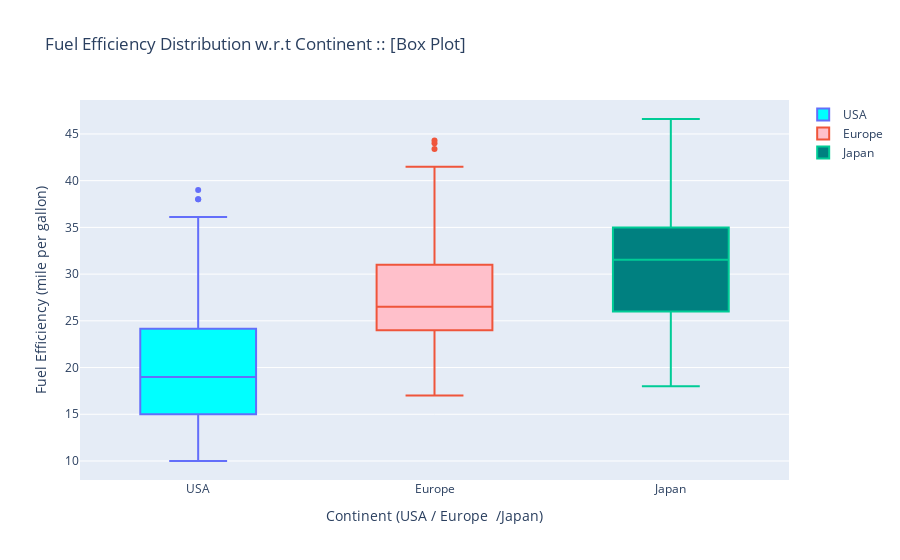

This figure's notebook cell:
### Code cell
# 1 Boxplot 

usa = working_dataset[working_dataset["Continent"]=="USA"]
europe = working_dataset[working_dataset["Continent"]=="Europe"]
japan = working_dataset[working_dataset["Continent"]=="Japan"]

trace = go.Box(y = usa["mpg"],fillcolor="aqua", name= "USA" )
trace1 = go.Box(y = europe["mpg"], fillcolor="pink", name= "Europe" )
trace2 = go.Box(y = japan["mpg"], fillcolor="teal", name= "Japan" )

layout = go.Layout(title="Fuel Efficiency Distribution w.r.t Continent :: [Box Plot]", 
                   yaxis=dict(title="Fuel Efficiency (mile per gallon)"), 
                   xaxis= dict(title="Continent (USA / Europe  /Japan)"))

data=[trace, trace1, trace2]
fig = go.Figure(data = data, layout=layout)
py.iplot(fig)

### Figure 1 — Plotly figure (JSON) as saved in the notebook; plotly's stock layout.template omitted (floating-point values rounded to 4 significant figures; data arrays with more than 128 entries replaced by an {"elided": "..."} marker saying what was removed)
{"data": [{"fillcolor": "aqua", "name": "USA", "type": "box", "y": {"elided": "204 float values"}}, {"fillcolor": "pink", "name": "Europe", "type": "box", "y": [23, 28, 22, 37.3, 20, 34.3, 29, 31.9, 27, 30.5, 28, 20.3, 26, 41.5, 22, 19, 30, 36.4, 27, 25.4, 25, 29.8, 36, 26, 30, 26, 26, 23, 24, 44.3, 43.4, 17, 24, 18, 44, 21, 29, 30, 26, 26, 26, 40.9, 27.2, 34.5, 31.5, 25, 24, 26, 29, 21.6, 36, 19]}, {"fillcolor": "teal", "name": "Japan", "type": "box", "y": [30, 28, 37, 25.4, 32.4, 32, 38, 24.2, 27, 46.6, 36.1, 37, 24, 26, 37.2, 33, 31, 40.8, 31.5, 22, 29.5, 36, 35, 19, 32.8, 32, 19, 32.9, 39.4, 33, 38.1, 24, 34.1, 31.3, 33.5, 32, 31, 21.1, 44.6, 27.2, 38, 27, 31.6, 31, 29, 20, 24, 28, 23.7, 18, 31.8, 36, 37, 22, 24, 26, 20, 33.8, 32.3, 37.7, 29.8, 34.1]}], "layout": {"title": {"text": "Fuel Efficiency Distribution w.r.t Continent :: [Box Plot]"}, "xaxis": {"title": {"text": "Continent (USA / Europe  /Japan)"}}, "yaxis": {"title": {"text": "Fuel Efficiency (mile per gallon)"}}}}
